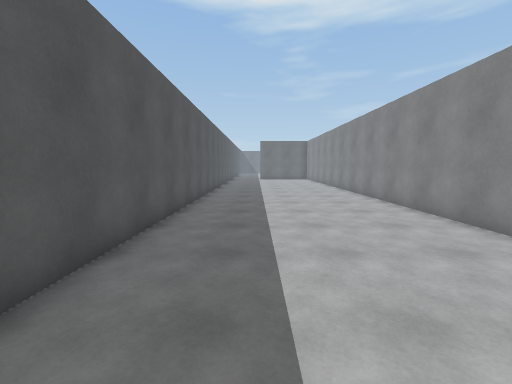
[1] (above)

24 first-person views from a walk through a Unity game level. The camera is 1.5 m above the floor, tilts 6° down and sees 90° across. The floor is counted in squares, 1 m on a side. Each view is taken from the middle of a square. On the plan, view 1 faces up. The plan holds only what a view shows up to about 13 squares ahead; the rest is blank. The place goes on beyond the plan. The player character is not drawn.

[2]
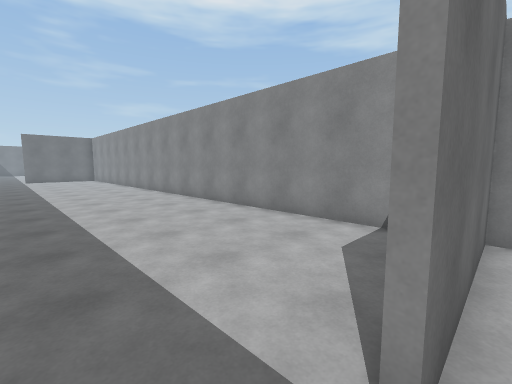

[3]
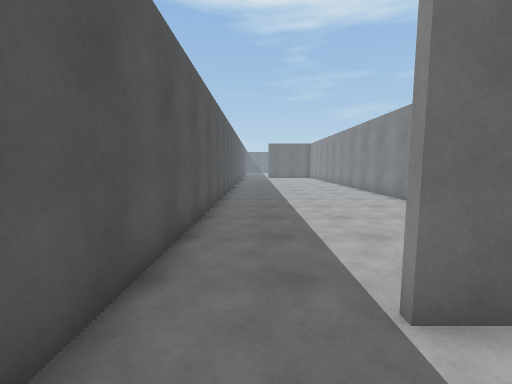

[4]
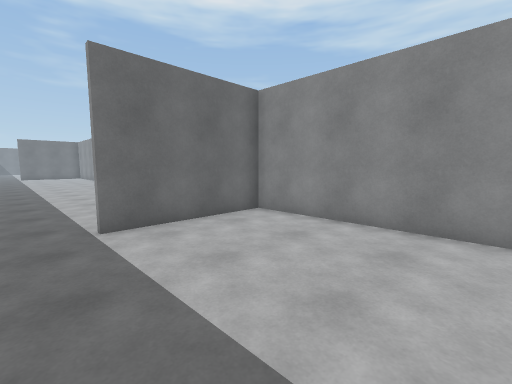

[5]
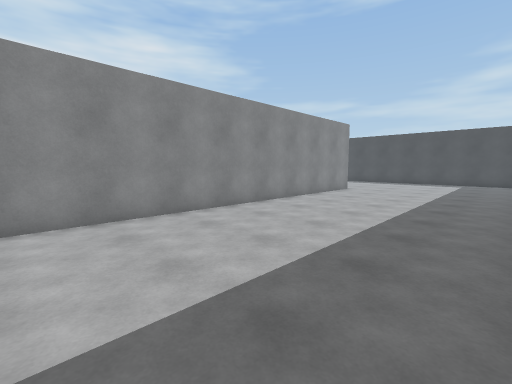

[6]
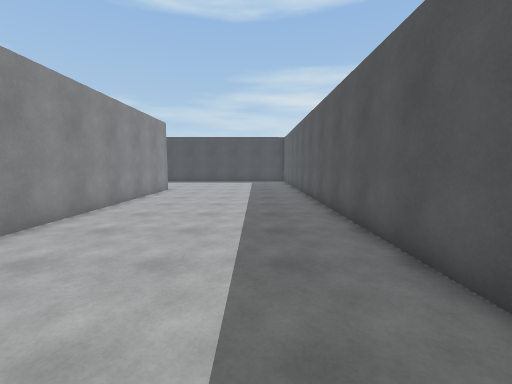

[7]
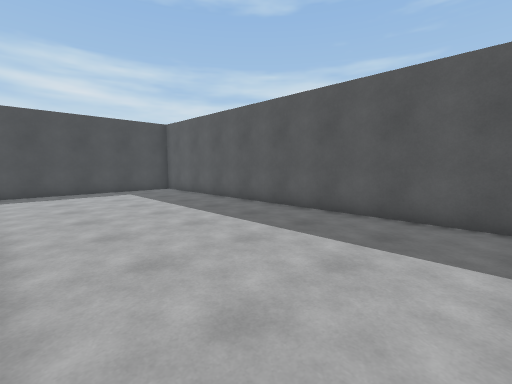

[8]
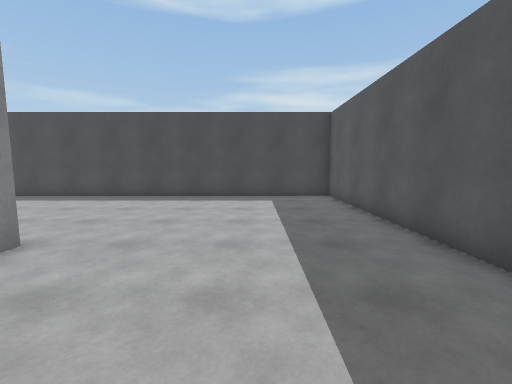

[9]
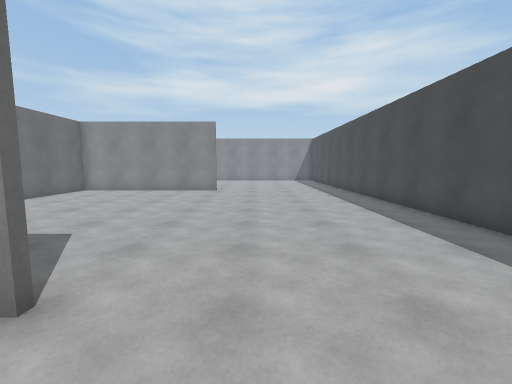

[10]
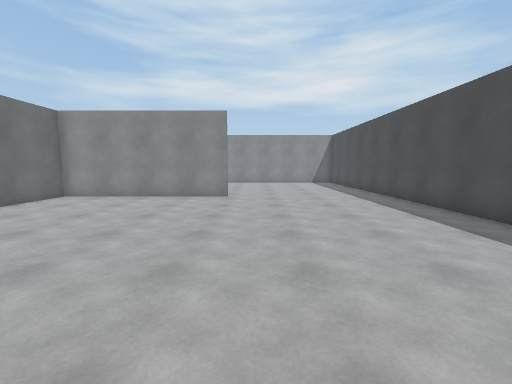

[11]
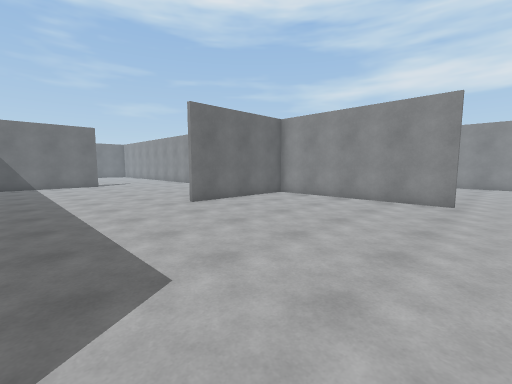

[12]
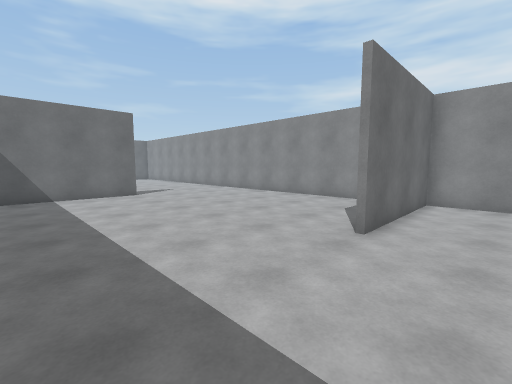

[13]
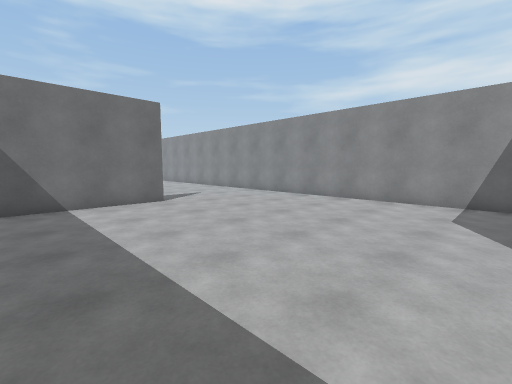

[14]
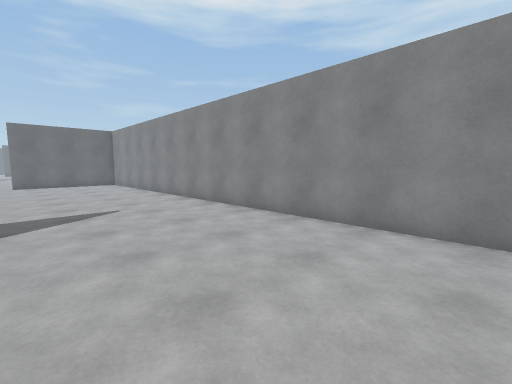

[15]
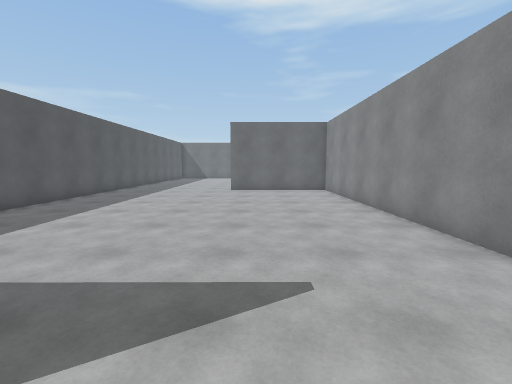

[16]
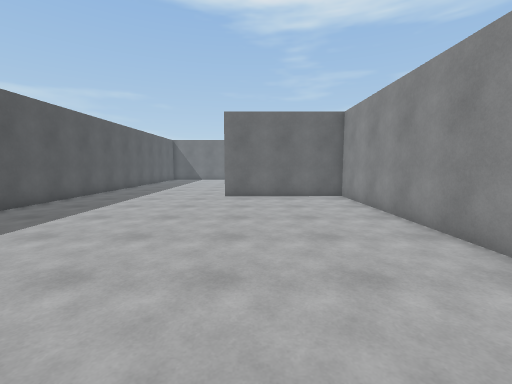

[17]
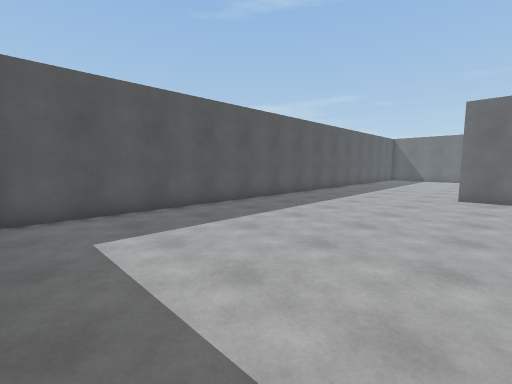

[18]
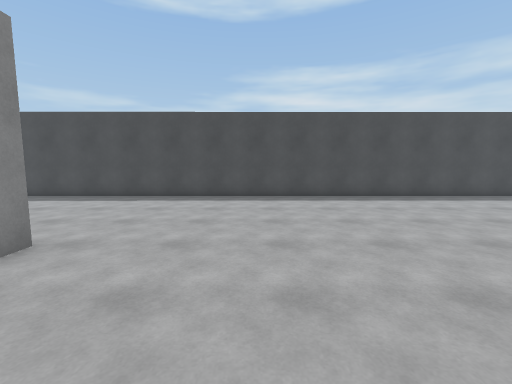

[19]
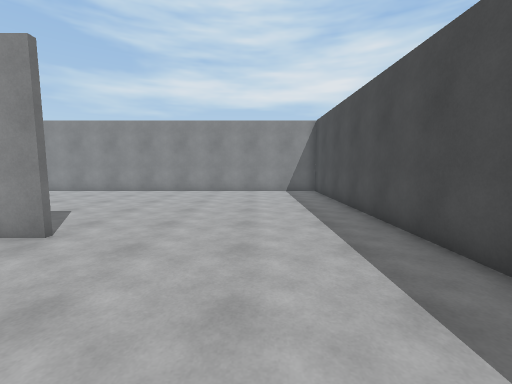

[20]
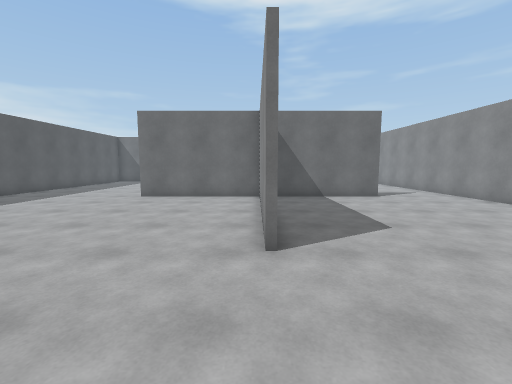

[21]
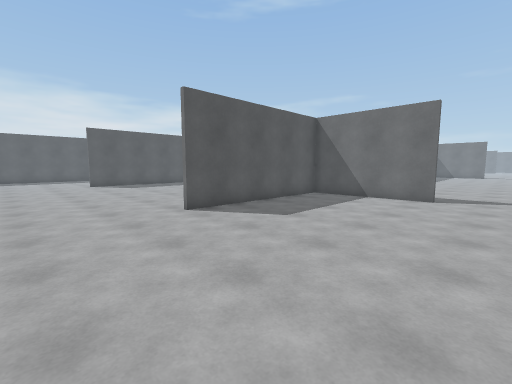

[22]
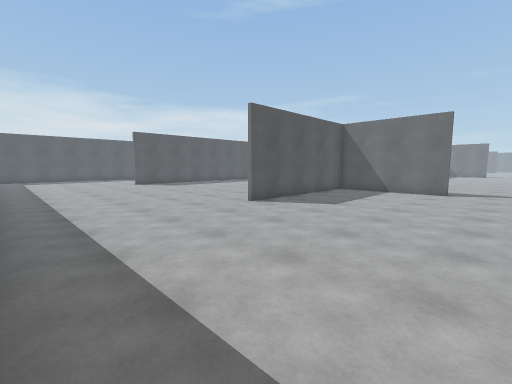

[23]
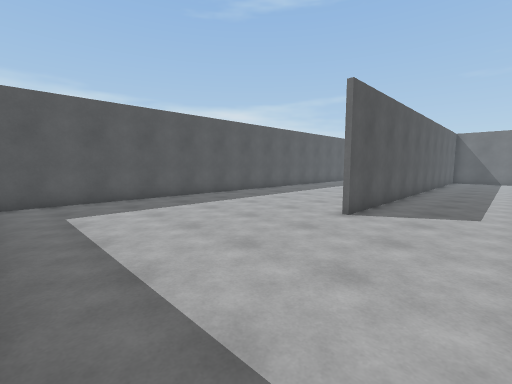

[24]
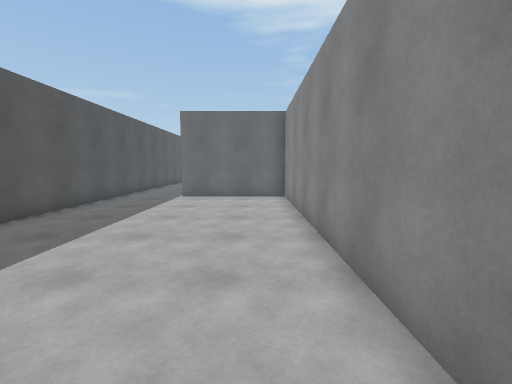

### Floor plan
Points are (right, up) in squares from view 1. A wall is a line through its corners. A room is listed if a view was taken in it or the views show most of it. See-through windows are left out.
Room 1 (views 1, 2)
walls: (-2.6, 12.9) (-2.6, -1.6); (5.4, 0.9) (5.4, 13.1)
ways out: opening at (-1, -2) to room 2
Room 2 (views 3, 4, 5, 6, 7, 8, 9, 10, 11, 12, 13, 14, 15, 16, 17, 18, 19, 20, 21, 22, 23, 24)
walls: (5.6, -10.9) (5.6, -19.8); (18.2, -11.1) (18.2, 13.3) (12.5, 13.3); (18.4, -13.1) (18.4, -19.8); (5.4, -17) (5.4, -0.7) (0.4, -0.8); (11.9, -0.7) (6.9, -0.7); (5.4, -19.8) (5.4, -19.2); (18.2, -19.8) (18.2, -11.8) (12.4, -11.8); (23.9, -11.8) (18.9, -11.8); (-2.6, -1.6) (-2.6, -27.5) (26.1, -27.4); (5.6, 14.1) (5.6, -0.1)
ways out: opening at (-1, -2) to room 1; opening at (25, -12.7)

Where each view was taken, in squares from view 1:
view 1: 0 up, 0 right, facing up
view 2: 1 down, 1 left, facing up-right
view 3: 3 down, 1 left, facing up
view 4: 7 down, 1 left, facing up-right
view 5: 4 down, 2 left, facing down-right
view 6: 4 down, 0 right, facing down
view 7: 12 down, 5 right, facing down-left
view 8: 15 down, 1 right, facing down
view 9: 22 down, 3 right, facing right
view 10: 21 down, 6 right, facing right
view 11: 21 down, 7 right, facing up-right
view 12: 14 down, 7 right, facing up-right
view 13: 11 down, 7 right, facing up-right
view 14: 8 down, 12 right, facing up-right
view 15: 2 down, 14 right, facing up
view 16: 1 up, 14 right, facing up
view 17: 0 up, 14 right, facing up-left
view 18: 15 down, 14 right, facing down
view 19: 24 down, 13 right, facing right
view 20: 24 down, 18 right, facing up
view 21: 24 down, 26 right, facing up-left
view 22: 27 down, 26 right, facing up-left
view 23: 27 down, 9 right, facing up-left
view 24: 13 down, 4 right, facing up
